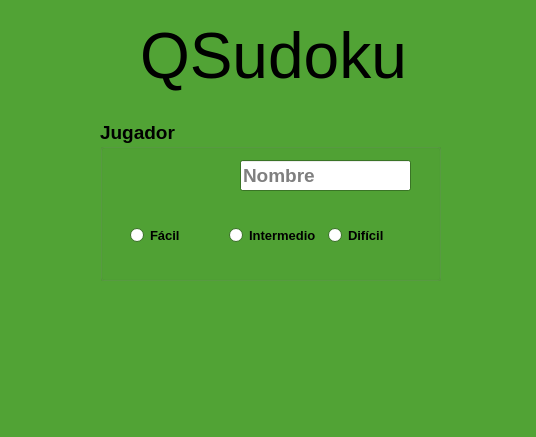
<?xml version="1.0" encoding="UTF-8"?>
<ui version="4.0">
 <class>Home</class>
 <widget class="QDialog" name="Home">
  <property name="geometry">
   <rect>
    <x>0</x>
    <y>0</y>
    <width>536</width>
    <height>437</height>
   </rect>
  </property>
  <property name="palette">
   <palette>
    <active>
     <colorrole role="WindowText">
      <brush brushstyle="SolidPattern">
       <color alpha="255">
        <red>0</red>
        <green>0</green>
        <blue>0</blue>
       </color>
      </brush>
     </colorrole>
     <colorrole role="Button">
      <brush brushstyle="SolidPattern">
       <color alpha="255">
        <red>81</red>
        <green>163</green>
        <blue>53</blue>
       </color>
      </brush>
     </colorrole>
     <colorrole role="Light">
      <brush brushstyle="SolidPattern">
       <color alpha="255">
        <red>121</red>
        <green>245</green>
        <blue>79</blue>
       </color>
      </brush>
     </colorrole>
     <colorrole role="Midlight">
      <brush brushstyle="SolidPattern">
       <color alpha="255">
        <red>101</red>
        <green>204</green>
        <blue>66</blue>
       </color>
      </brush>
     </colorrole>
     <colorrole role="Dark">
      <brush brushstyle="SolidPattern">
       <color alpha="255">
        <red>40</red>
        <green>81</green>
        <blue>26</blue>
       </color>
      </brush>
     </colorrole>
     <colorrole role="Mid">
      <brush brushstyle="SolidPattern">
       <color alpha="255">
        <red>54</red>
        <green>109</green>
        <blue>35</blue>
       </color>
      </brush>
     </colorrole>
     <colorrole role="Text">
      <brush brushstyle="SolidPattern">
       <color alpha="255">
        <red>0</red>
        <green>0</green>
        <blue>0</blue>
       </color>
      </brush>
     </colorrole>
     <colorrole role="BrightText">
      <brush brushstyle="SolidPattern">
       <color alpha="255">
        <red>255</red>
        <green>255</green>
        <blue>255</blue>
       </color>
      </brush>
     </colorrole>
     <colorrole role="ButtonText">
      <brush brushstyle="SolidPattern">
       <color alpha="255">
        <red>0</red>
        <green>0</green>
        <blue>0</blue>
       </color>
      </brush>
     </colorrole>
     <colorrole role="Base">
      <brush brushstyle="SolidPattern">
       <color alpha="255">
        <red>255</red>
        <green>255</green>
        <blue>255</blue>
       </color>
      </brush>
     </colorrole>
     <colorrole role="Window">
      <brush brushstyle="SolidPattern">
       <color alpha="255">
        <red>81</red>
        <green>163</green>
        <blue>53</blue>
       </color>
      </brush>
     </colorrole>
     <colorrole role="Shadow">
      <brush brushstyle="SolidPattern">
       <color alpha="255">
        <red>0</red>
        <green>0</green>
        <blue>0</blue>
       </color>
      </brush>
     </colorrole>
     <colorrole role="AlternateBase">
      <brush brushstyle="SolidPattern">
       <color alpha="255">
        <red>168</red>
        <green>209</green>
        <blue>154</blue>
       </color>
      </brush>
     </colorrole>
     <colorrole role="ToolTipBase">
      <brush brushstyle="SolidPattern">
       <color alpha="255">
        <red>255</red>
        <green>255</green>
        <blue>220</blue>
       </color>
      </brush>
     </colorrole>
     <colorrole role="ToolTipText">
      <brush brushstyle="SolidPattern">
       <color alpha="255">
        <red>0</red>
        <green>0</green>
        <blue>0</blue>
       </color>
      </brush>
     </colorrole>
    </active>
    <inactive>
     <colorrole role="WindowText">
      <brush brushstyle="SolidPattern">
       <color alpha="255">
        <red>0</red>
        <green>0</green>
        <blue>0</blue>
       </color>
      </brush>
     </colorrole>
     <colorrole role="Button">
      <brush brushstyle="SolidPattern">
       <color alpha="255">
        <red>81</red>
        <green>163</green>
        <blue>53</blue>
       </color>
      </brush>
     </colorrole>
     <colorrole role="Light">
      <brush brushstyle="SolidPattern">
       <color alpha="255">
        <red>121</red>
        <green>245</green>
        <blue>79</blue>
       </color>
      </brush>
     </colorrole>
     <colorrole role="Midlight">
      <brush brushstyle="SolidPattern">
       <color alpha="255">
        <red>101</red>
        <green>204</green>
        <blue>66</blue>
       </color>
      </brush>
     </colorrole>
     <colorrole role="Dark">
      <brush brushstyle="SolidPattern">
       <color alpha="255">
        <red>40</red>
        <green>81</green>
        <blue>26</blue>
       </color>
      </brush>
     </colorrole>
     <colorrole role="Mid">
      <brush brushstyle="SolidPattern">
       <color alpha="255">
        <red>54</red>
        <green>109</green>
        <blue>35</blue>
       </color>
      </brush>
     </colorrole>
     <colorrole role="Text">
      <brush brushstyle="SolidPattern">
       <color alpha="255">
        <red>0</red>
        <green>0</green>
        <blue>0</blue>
       </color>
      </brush>
     </colorrole>
     <colorrole role="BrightText">
      <brush brushstyle="SolidPattern">
       <color alpha="255">
        <red>255</red>
        <green>255</green>
        <blue>255</blue>
       </color>
      </brush>
     </colorrole>
     <colorrole role="ButtonText">
      <brush brushstyle="SolidPattern">
       <color alpha="255">
        <red>0</red>
        <green>0</green>
        <blue>0</blue>
       </color>
      </brush>
     </colorrole>
     <colorrole role="Base">
      <brush brushstyle="SolidPattern">
       <color alpha="255">
        <red>255</red>
        <green>255</green>
        <blue>255</blue>
       </color>
      </brush>
     </colorrole>
     <colorrole role="Window">
      <brush brushstyle="SolidPattern">
       <color alpha="255">
        <red>81</red>
        <green>163</green>
        <blue>53</blue>
       </color>
      </brush>
     </colorrole>
     <colorrole role="Shadow">
      <brush brushstyle="SolidPattern">
       <color alpha="255">
        <red>0</red>
        <green>0</green>
        <blue>0</blue>
       </color>
      </brush>
     </colorrole>
     <colorrole role="AlternateBase">
      <brush brushstyle="SolidPattern">
       <color alpha="255">
        <red>168</red>
        <green>209</green>
        <blue>154</blue>
       </color>
      </brush>
     </colorrole>
     <colorrole role="ToolTipBase">
      <brush brushstyle="SolidPattern">
       <color alpha="255">
        <red>255</red>
        <green>255</green>
        <blue>220</blue>
       </color>
      </brush>
     </colorrole>
     <colorrole role="ToolTipText">
      <brush brushstyle="SolidPattern">
       <color alpha="255">
        <red>0</red>
        <green>0</green>
        <blue>0</blue>
       </color>
      </brush>
     </colorrole>
    </inactive>
    <disabled>
     <colorrole role="WindowText">
      <brush brushstyle="SolidPattern">
       <color alpha="255">
        <red>40</red>
        <green>81</green>
        <blue>26</blue>
       </color>
      </brush>
     </colorrole>
     <colorrole role="Button">
      <brush brushstyle="SolidPattern">
       <color alpha="255">
        <red>81</red>
        <green>163</green>
        <blue>53</blue>
       </color>
      </brush>
     </colorrole>
     <colorrole role="Light">
      <brush brushstyle="SolidPattern">
       <color alpha="255">
        <red>121</red>
        <green>245</green>
        <blue>79</blue>
       </color>
      </brush>
     </colorrole>
     <colorrole role="Midlight">
      <brush brushstyle="SolidPattern">
       <color alpha="255">
        <red>101</red>
        <green>204</green>
        <blue>66</blue>
       </color>
      </brush>
     </colorrole>
     <colorrole role="Dark">
      <brush brushstyle="SolidPattern">
       <color alpha="255">
        <red>40</red>
        <green>81</green>
        <blue>26</blue>
       </color>
      </brush>
     </colorrole>
     <colorrole role="Mid">
      <brush brushstyle="SolidPattern">
       <color alpha="255">
        <red>54</red>
        <green>109</green>
        <blue>35</blue>
       </color>
      </brush>
     </colorrole>
     <colorrole role="Text">
      <brush brushstyle="SolidPattern">
       <color alpha="255">
        <red>40</red>
        <green>81</green>
        <blue>26</blue>
       </color>
      </brush>
     </colorrole>
     <colorrole role="BrightText">
      <brush brushstyle="SolidPattern">
       <color alpha="255">
        <red>255</red>
        <green>255</green>
        <blue>255</blue>
       </color>
      </brush>
     </colorrole>
     <colorrole role="ButtonText">
      <brush brushstyle="SolidPattern">
       <color alpha="255">
        <red>40</red>
        <green>81</green>
        <blue>26</blue>
       </color>
      </brush>
     </colorrole>
     <colorrole role="Base">
      <brush brushstyle="SolidPattern">
       <color alpha="255">
        <red>81</red>
        <green>163</green>
        <blue>53</blue>
       </color>
      </brush>
     </colorrole>
     <colorrole role="Window">
      <brush brushstyle="SolidPattern">
       <color alpha="255">
        <red>81</red>
        <green>163</green>
        <blue>53</blue>
       </color>
      </brush>
     </colorrole>
     <colorrole role="Shadow">
      <brush brushstyle="SolidPattern">
       <color alpha="255">
        <red>0</red>
        <green>0</green>
        <blue>0</blue>
       </color>
      </brush>
     </colorrole>
     <colorrole role="AlternateBase">
      <brush brushstyle="SolidPattern">
       <color alpha="255">
        <red>81</red>
        <green>163</green>
        <blue>53</blue>
       </color>
      </brush>
     </colorrole>
     <colorrole role="ToolTipBase">
      <brush brushstyle="SolidPattern">
       <color alpha="255">
        <red>255</red>
        <green>255</green>
        <blue>220</blue>
       </color>
      </brush>
     </colorrole>
     <colorrole role="ToolTipText">
      <brush brushstyle="SolidPattern">
       <color alpha="255">
        <red>0</red>
        <green>0</green>
        <blue>0</blue>
       </color>
      </brush>
     </colorrole>
    </disabled>
   </palette>
  </property>
  <property name="windowTitle">
   <string>QSudoku</string>
  </property>
  <property name="windowIcon">
   <iconset resource="Resources.qrc">
    <normaloff>:/images/qt_sudoku.ico</normaloff>:/images/qt_sudoku.ico</iconset>
  </property>
  <widget class="QLabel" name="label">
   <property name="geometry">
    <rect>
     <x>230</x>
     <y>140</y>
     <width>46</width>
     <height>13</height>
    </rect>
   </property>
   <property name="text">
    <string/>
   </property>
  </widget>
  <widget class="QPushButton" name="pushButton">
   <property name="geometry">
    <rect>
     <x>130</x>
     <y>120</y>
     <width>161</width>
     <height>121</height>
    </rect>
   </property>
   <property name="text">
    <string/>
   </property>
   <property name="icon">
    <iconset resource="Resources.qrc">
     <normaloff>:/images/Visualpharm-Icons8-Metro-Style-Business-Businessman.ico</normaloff>:/images/Visualpharm-Icons8-Metro-Style-Business-Businessman.ico</iconset>
   </property>
   <property name="iconSize">
    <size>
     <width>75</width>
     <height>75</height>
    </size>
   </property>
   <property name="flat">
    <bool>true</bool>
   </property>
  </widget>
  <widget class="QPushButton" name="pushButton_2">
   <property name="geometry">
    <rect>
     <x>80</x>
     <y>290</y>
     <width>111</width>
     <height>111</height>
    </rect>
   </property>
   <property name="toolTip">
    <string>&lt;html&gt;&lt;head/&gt;&lt;body&gt;&lt;p&gt;&lt;span style=&quot; font-size:14pt;&quot;&gt;Estadisticas&lt;/span&gt;&lt;/p&gt;&lt;/body&gt;&lt;/html&gt;</string>
   </property>
   <property name="text">
    <string/>
   </property>
   <property name="icon">
    <iconset resource="Resources.qrc">
     <normaloff>:/images/Visualpharm-Icons8-Metro-Style-Charts-Combo.ico</normaloff>:/images/Visualpharm-Icons8-Metro-Style-Charts-Combo.ico</iconset>
   </property>
   <property name="iconSize">
    <size>
     <width>75</width>
     <height>75</height>
    </size>
   </property>
   <property name="flat">
    <bool>true</bool>
   </property>
  </widget>
  <widget class="QGroupBox" name="groupBox">
   <property name="geometry">
    <rect>
     <x>100</x>
     <y>120</y>
     <width>341</width>
     <height>161</height>
    </rect>
   </property>
   <property name="font">
    <font>
     <pointsize>14</pointsize>
     <weight>75</weight>
     <bold>true</bold>
    </font>
   </property>
   <property name="title">
    <string>Jugador</string>
   </property>
   <widget class="QWidget" name="horizontalLayoutWidget">
    <property name="geometry">
     <rect>
      <x>30</x>
      <y>90</y>
      <width>291</width>
      <height>51</height>
     </rect>
    </property>
    <layout class="QHBoxLayout" name="horizontalLayout">
     <item>
      <widget class="QRadioButton" name="radioButtonFacil">
       <property name="font">
        <font>
         <pointsize>10</pointsize>
        </font>
       </property>
       <property name="text">
        <string>Fácil</string>
       </property>
      </widget>
     </item>
     <item>
      <widget class="QRadioButton" name="radioButtonIntermedio">
       <property name="font">
        <font>
         <pointsize>10</pointsize>
        </font>
       </property>
       <property name="text">
        <string>Intermedio</string>
       </property>
      </widget>
     </item>
     <item>
      <widget class="QRadioButton" name="radioButtonDificil">
       <property name="font">
        <font>
         <pointsize>10</pointsize>
        </font>
       </property>
       <property name="text">
        <string>Difícil</string>
       </property>
      </widget>
     </item>
    </layout>
   </widget>
   <widget class="QLineEdit" name="lineEdit">
    <property name="geometry">
     <rect>
      <x>140</x>
      <y>40</y>
      <width>171</width>
      <height>31</height>
     </rect>
    </property>
    <property name="placeholderText">
     <string>Nombre</string>
    </property>
   </widget>
  </widget>
  <widget class="QLabel" name="label_3">
   <property name="geometry">
    <rect>
     <x>140</x>
     <y>10</y>
     <width>361</width>
     <height>91</height>
    </rect>
   </property>
   <property name="font">
    <font>
     <pointsize>48</pointsize>
    </font>
   </property>
   <property name="text">
    <string>QSudoku</string>
   </property>
  </widget>
  <widget class="QPushButton" name="pushButton_3">
   <property name="geometry">
    <rect>
     <x>210</x>
     <y>290</y>
     <width>111</width>
     <height>111</height>
    </rect>
   </property>
   <property name="toolTip">
    <string>&lt;html&gt;&lt;head/&gt;&lt;body&gt;&lt;p&gt;&lt;span style=&quot; font-size:14pt;&quot;&gt;Jugar&lt;/span&gt;&lt;/p&gt;&lt;/body&gt;&lt;/html&gt;</string>
   </property>
   <property name="text">
    <string/>
   </property>
   <property name="icon">
    <iconset resource="Resources.qrc">
     <normaloff>:/images/Visualpharm-Icons8-Metro-Style-Objects-Joystick.ico</normaloff>:/images/Visualpharm-Icons8-Metro-Style-Objects-Joystick.ico</iconset>
   </property>
   <property name="iconSize">
    <size>
     <width>75</width>
     <height>75</height>
    </size>
   </property>
   <property name="flat">
    <bool>true</bool>
   </property>
  </widget>
  <widget class="QPushButton" name="pushButton_4">
   <property name="geometry">
    <rect>
     <x>340</x>
     <y>290</y>
     <width>121</width>
     <height>111</height>
    </rect>
   </property>
   <property name="toolTip">
    <string>&lt;html&gt;&lt;head/&gt;&lt;body&gt;&lt;p&gt;&lt;span style=&quot; font-size:14pt;&quot;&gt;Desarrolladores&lt;/span&gt;&lt;/p&gt;&lt;/body&gt;&lt;/html&gt;</string>
   </property>
   <property name="layoutDirection">
    <enum>Qt::LeftToRight</enum>
   </property>
   <property name="text">
    <string/>
   </property>
   <property name="icon">
    <iconset resource="Resources.qrc">
     <normaloff>:/images/Visualpharm-Icons8-Metro-Style-Subculture-Glasses.ico</normaloff>:/images/Visualpharm-Icons8-Metro-Style-Subculture-Glasses.ico</iconset>
   </property>
   <property name="iconSize">
    <size>
     <width>75</width>
     <height>75</height>
    </size>
   </property>
   <property name="flat">
    <bool>true</bool>
   </property>
  </widget>
 </widget>
 <resources>
  <include location="Resources.qrc"/>
 </resources>
 <connections/>
</ui>
